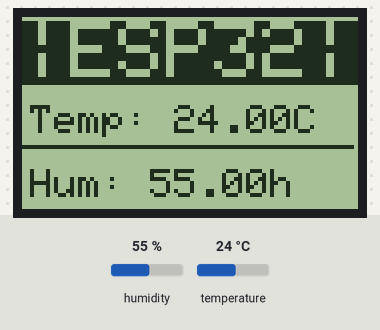
This sketch was run on a simulated ESP32. On the bench: 84×48 one-colour display. The inputs (shaded band) are chosen by the test bench; at power-on: humidity 55 %, temperature 24 °C. What the sketch prints to the serial monitor is not drawn.

Above: at 2.2 s.
2.3 s: humidity set to 22 %
At 3.7 s:
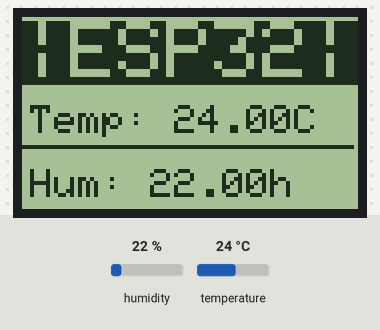
5.0 s: temperature set to 12 °C
At 5.9 s:
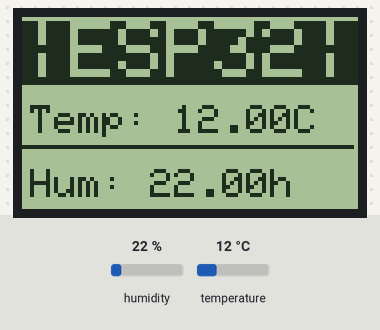
7.7 s: humidity set to 40 %
At 10.1 s:
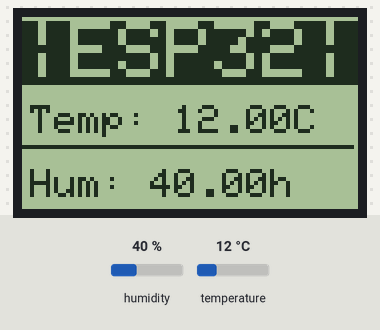
10.7 s: temperature set to 19 °C
At 12.2 s:
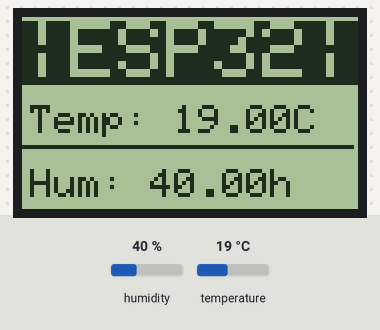
Timing chart, 0 to 13.7 s (numbered marks = the images above; inputs shaded):
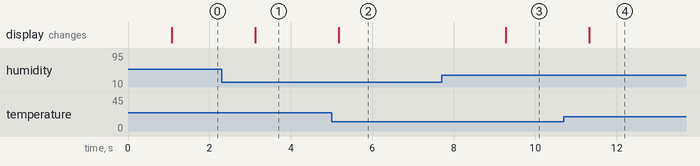

Measured:
- after the input at 2.3 s, the display: changes after 0.83 s (image 1)
- after the input at 5.0 s, the display: changes after 0.18 s (image 2)
- after the input at 7.7 s, the display: changes after 1.6 s (image 3)
- after the input at 10.7 s, the display: changes after 0.62 s (image 4)

The sketch:

Practica_3.2.ino
```cpp
#include <SPI.h>
#include <Adafruit_GFX.h>
#include <Adafruit_PCD8544.h>

/* Declare LCD object for SPI
 Adafruit_PCD8544(CLK,DIN,D/C,CE,RST); */
Adafruit_PCD8544 display = Adafruit_PCD8544(18, 23, 4, 15, 2);
int contrastValue = 40; // Default Contrast Value
const int adcPin = 34;
int adcValue = 0;
#include "DHT.h" // Librería para sensor DHT
#define DHTPIN 15 // Pin al que está conectado el sensor
#define DHTTYPE DHT11 // Tipo de sensor
DHT dht(DHTPIN, DHTTYPE); // Inicialización del sensor

void setup()
{
  Serial.begin(9600);
  Serial.println(F("DHTxx test!")); // Mensaje de inicio
  dht.begin(); // Iniciar el sensor
  /* Initialize the Display*/
  display.begin();

  /* Change the contrast using the following API*/
  display.setContrast(contrastValue);

  /* Clear the buffer */
  display.clearDisplay();
  display.display();
  delay(1000);

}

void loop()
{
  display.setContrast(contrastValue);


  float h = dht.readHumidity(); // Leer humedad
  float t = dht.readTemperature(); // Leer temperatura
  if (isnan(h) || isnan(t)) { // Verificar errores en la lectura
  Serial.println(F("Failed to read from DHT sensor!"));
  return;
  }
// Imprimir humedad y temperatura
display.clearDisplay();
  display.setTextColor(WHITE, BLACK);
  display.setCursor(0,1);
  display.setTextSize(2);
  display.print("|ESP32|");
  display.setTextSize(1);
  display.setTextColor(BLACK);
  display.setCursor(2,22);
  display.print("Temp: ");
  display.print(t);
  display.print("C");
  display.drawFastHLine(0,32,83,BLACK);
  display.setCursor(2, 38);
  display.print("Hum: ");
  display.print(h);
  display.print("h");
  display.display();

  Serial.print("Humedad: ");
  Serial.println(h);
  Serial.print("Temperatura: ");
  Serial.println(t);
  delay(1000);
}
```
